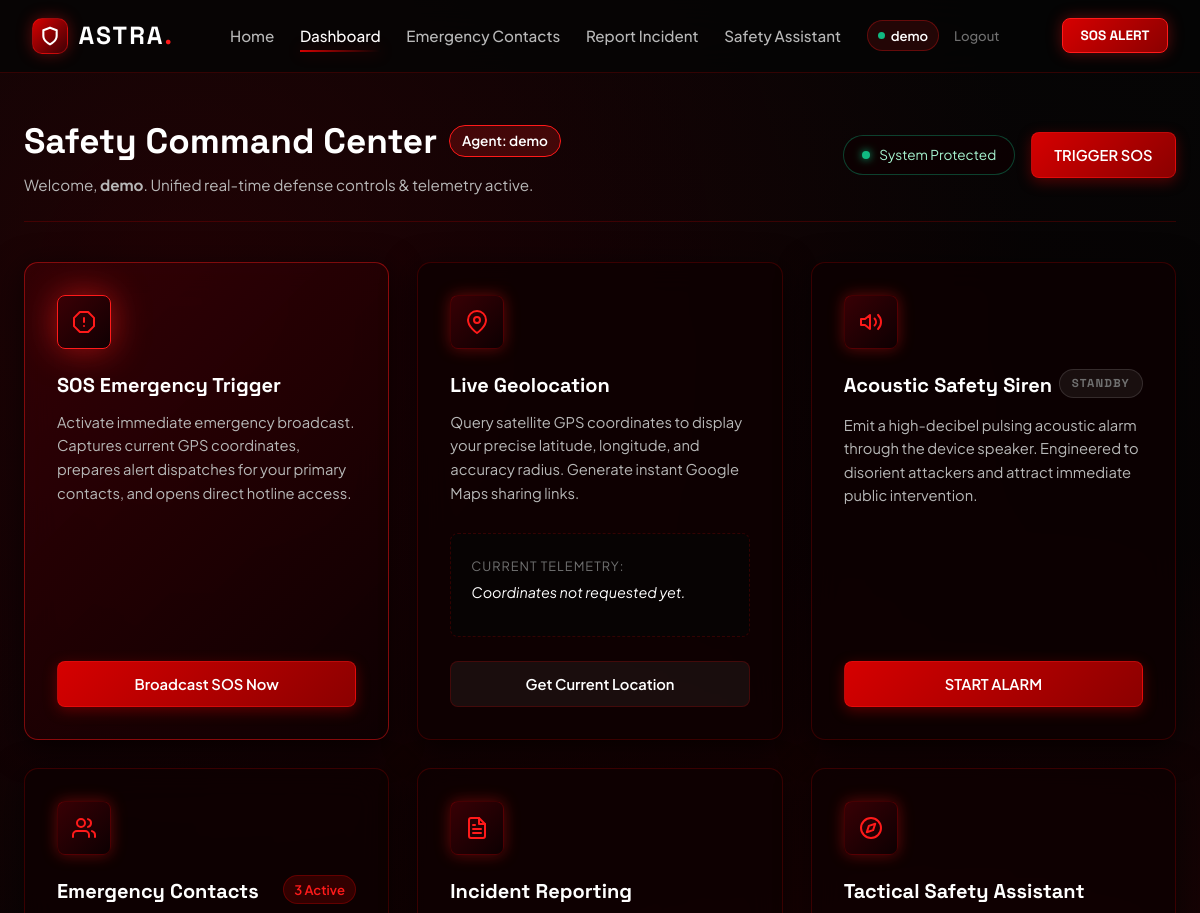
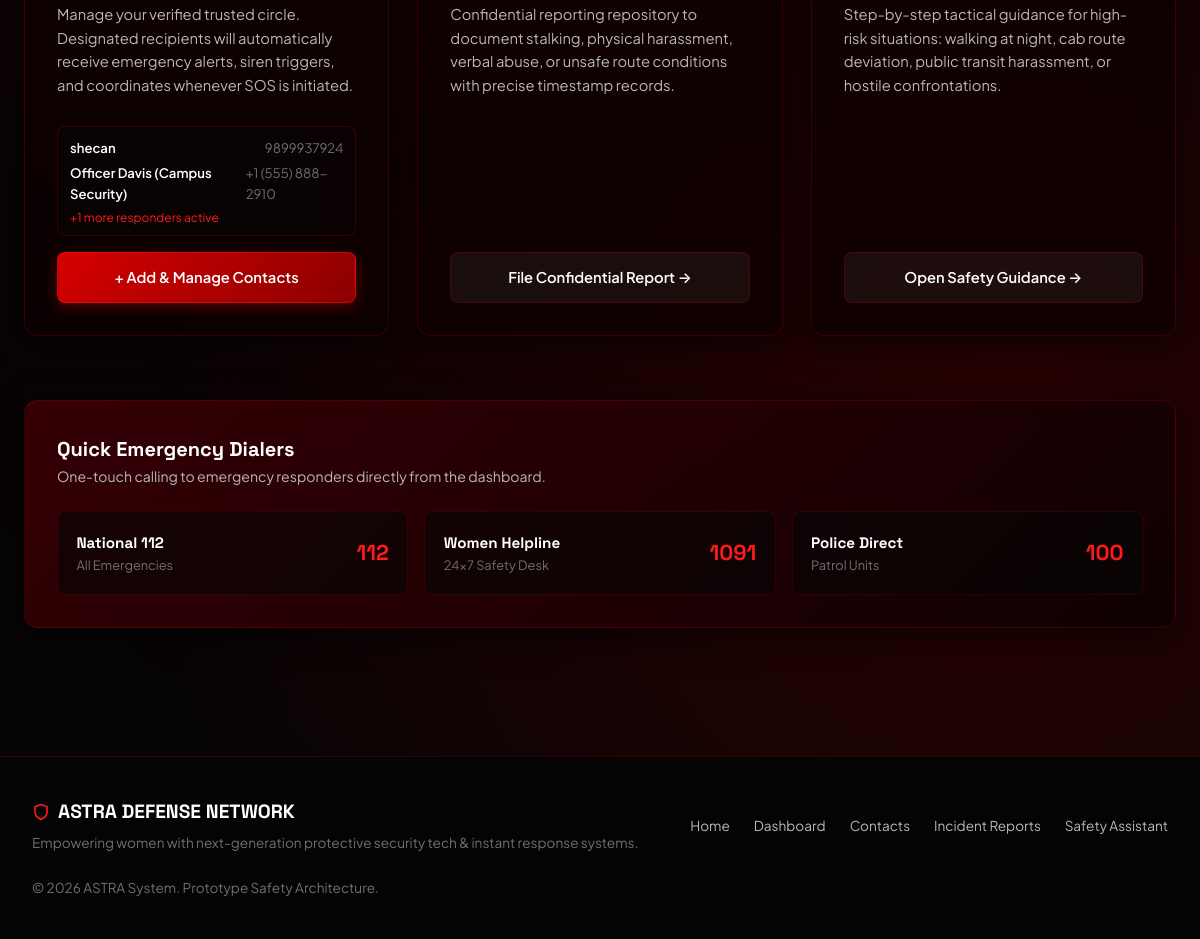
The app's page /dashboard (signed in) with its own data (2 pictures, top to bottom).
### tables this page shows
CREATE TABLE contacts (
            id INTEGER PRIMARY KEY AUTOINCREMENT,
            user_id INTEGER,
            name TEXT NOT NULL,
            phone TEXT NOT NULL,
            relation TEXT,
            created_at TIMESTAMP DEFAULT CURRENT_TIMESTAMP, email TEXT,
            FOREIGN KEY (user_id) REFERENCES users (id)
        );

### app.py (the view)
@app.route('/dashboard')
@login_required
def dashboard():
    user_id = session.get('user_id')
    conn = get_db()
    cursor = conn.cursor()
    cursor.execute("SELECT * FROM contacts WHERE user_id = ? ORDER BY id DESC", (user_id,))
    user_contacts = cursor.fetchall()
    conn.close()
    return render_template('dashboard.html', contacts=user_contacts)

### app.py (called while the page is built)
def login_required(f):
    @wraps(f)
    def decorated_function(*args, **kwargs):
        if not session.get('user_id'):
            flash('Please log in to access your personal safety command center.', 'warning')
            return redirect(url_for('login', next=request.path))
        return f(*args, **kwargs)
    return decorated_function

def get_db():
    conn = sqlite3.connect(DATABASE)
    conn.row_factory = sqlite3.Row
    return conn

### templates/dashboard.html (shortened to what this page needs)
{% extends 'base.html' %}
{% block content %}
    <div class="dashboard-header">
        <div>
            <div style="display: flex; align-items: center; gap: 0.75rem; flex-wrap: wrap; margin-bottom: 0.25rem;">
                <h1 style="font-family: var(--font-heading); font-size: 2.2rem; color: #fff; margin: 0;">
                    Safety Command Center
                </h1>
                {% if session.get('username') %}
                    <span class="badge-relation" style="background: rgba(255, 26, 26, 0.2); border: 1px solid var(--red-glow); color: #fff; padding: 0.25rem 0.75rem; font-size: 0.85rem;">
                        Agent: {{ session.get('username') }}
                    </span>
                {% endif %}
            </div>
            <p style="color: var(--text-secondary); font-size: 0.95rem;">
                Welcome, <strong>{{ session.get('username') or 'Guest' }}</strong>. Unified real-time defense controls & telemetry active.
            </p>
        </div>
        <div style="display: flex; gap: 1rem; align-items: center; flex-wrap: wrap;">
            <span class="status-indicator">
                <span class="status-dot-green"></span> System Protected
            </span>
            <button type="button" class="btn btn-primary" onclick="triggerSOS()">
                TRIGGER SOS
            </button>
        </div>
    </div>
    <div class="cards-grid">
        <div class="glass-card" style="border-color: rgba(255, 26, 26, 0.45); background: linear-gradient(135deg, rgba(61, 0, 5, 0.7) 0%, rgba(13, 0, 2, 0.85) 100%);">
            <div>
                <div class="card-icon-wrap" style="box-shadow: var(--glow-red-lg); border-color: var(--red-glow);"></div>
                <h3 class="card-title" style="color: #fff;">SOS Emergency Trigger</h3>
                <p class="card-desc">
                    Activate immediate emergency broadcast. Captures current GPS coordinates, prepares alert dispatches for your primary contacts, and opens direct hotline access.
                </p>
            </div>
            <button type="button" class="btn btn-primary btn-block" onclick="triggerSOS()">
                Broadcast SOS Now
            </button>
        </div>
        <div class="glass-card">
            <div>
                <div class="card-icon-wrap"><svg width="24" height="24" viewBox="0 0 24 24" fill="none" stroke="currentColor" stroke-width="2" stroke-linecap="round" stroke-linejoin="round"><path d="M21 10c0 7-9 13-9 13s-9-6-9-13a9 9 0 0 1 18 0z"/><circle cx="12" cy="10" r="3"/></svg></div>
                <h3 class="card-title">Live Geolocation</h3>
                <p class="card-desc">
                    Query satellite GPS coordinates to display your precise latitude, longitude, and accuracy radius. Generate instant Google Maps sharing links.
                </p>
                <div class="location-display-panel">
                    <span style="font-size: 0.8rem; text-transform: uppercase; letter-spacing: 1px; color: var(--text-muted);">Current Telemetry:</span>
                    <div id="location" style="margin-top: 4px; color: #fff;">
                        <em>Coordinates not requested yet.</em>
                    </div>
                </div>
            </div>
            <div style="margin-top: 1.5rem;">
                <button type="button" class="btn btn-secondary btn-block" id="getLocationBtn" onclick="getLocation()">
                    Get Current Location
                </button>
            </div>
        </div>
        <div class="glass-card">
            <div>
                <div class="card-icon-wrap"><svg width="24" height="24" viewBox="0 0 24 24" fill="none" stroke="currentColor" stroke-width="2" stroke-linecap="round" stroke-linejoin="round"><polygon points="11 5 6 9 2 9 2 15 6 15 11 19 11 5"/><path d="M19.07 4.93a10 10 0 0 1 0 14.14M15.54 8.46a5 5 0 0 1 0 7.07"/></svg></div>
                <div style="display: flex; justify-content: space-between; align-items: flex-start;">
                    <h3 class="card-title">Acoustic Safety Siren</h3>
                    <span id="alarmStatusPill" class="alarm-status-pill inactive">STANDBY</span>
                </div>
                <p class="card-desc">
                    Emit a high-decibel pulsing acoustic alarm through the device speaker. Engineered to disorient attackers and attract immediate public intervention.
                </p>
            </div>
            <div style="display: flex; gap: 0.75rem; margin-top: 1.5rem;">
                <button type="button" class="btn btn-primary btn-block" id="alarmButton" onclick="window.toggleSafetyAlarm()">
                    START ALARM
                </button>
            </div>
        </div>
        <div class="glass-card">
            <div>
                <div class="card-icon-wrap"><svg width="24" height="24" viewBox="0 0 24 24" fill="none" stroke="currentColor" stroke-width="2" stroke-linecap="round" stroke-linejoin="round"><path d="M17 21v-2a4 4 0 0 0-4-4H5a4 4 0 0 0-4 4v2"/><circle cx="9" cy="7" r="4"/><path d="M23 21v-2a4 4 0 0 0-3-3.87"/><path d="M16 3.13a4 4 0 0 1 0 7.75"/></svg></div>
                <div style="display: flex; justify-content: space-between; align-items: flex-start;">
                    <h3 class="card-title">Emergency Contacts</h3>
                    <span id="contactsCountBadge" class="badge-relation" style="font-size: 0.82rem;">{{ contacts|length if contacts else 0 }} Active</span>
                </div>
                <p class="card-desc">
                    Manage your verified trusted circle. Designated recipients will automatically receive emergency alerts, siren triggers, and coordinates whenever SOS is initiated.
                </p>
                {% if contacts %}
                    <div style="margin-bottom: 1rem; background: rgba(5,5,5,0.4); border-radius: var(--radius-sm); padding: 0.5rem 0.75rem; border: 1px solid var(--card-border); font-size: 0.82rem;">
                        {% for c in contacts[:2] %}
                            <div style="display: flex; justify-content: space-between; padding: 2px 0;">
                                <span style="color: #fff; font-weight: 600;">{{ c.name }}</span>
                                <span style="color: var(--text-muted);">{{ c.phone }}</span>
                            </div>
                        {% endfor %}
                        {% if contacts|length > 2 %}
                            <div style="color: var(--red-glow); font-size: 0.75rem; margin-top: 2px;">+{{ contacts|length - 2 }} more responders active</div>
                        {% endif %}
                    </div>
                {% endif %}
            </div>
            <div style="display: flex; gap: 0.5rem; margin-top: auto;">
                <a href="{{ url_for('contacts') }}" class="btn btn-primary btn-block" style="text-align: center;">
                    + Add & Manage Contacts
                </a>
            </div>
        </div>
        <div class="glass-card">
            <div>
                <div class="card-icon-wrap"></div>
                <h3 class="card-title">Incident Reporting</h3>
                <p class="card-desc">
                    Confidential reporting repository to document stalking, physical harassment, verbal abuse, or unsafe route conditions with precise timestamp records.
                </p>
            </div>
            <a href="{{ url_for('report') }}" class="btn btn-secondary btn-block">
                File Confidential Report →
            </a>
        </div>
        <div class="glass-card">
            <div>
                <div class="card-icon-wrap"><svg width="24" height="24" viewBox="0 0 24 24" fill="none" stroke="currentColor" stroke-width="2" stroke-linecap="round" stroke-linejoin="round"><circle cx="12" cy="12" r="10"/><polygon points="16.24 7.76 14.12 14.12 7.76 16.24 9.88 9.88 16.24 7.76"/></svg></div>
                <h3 class="card-title">Tactical Safety Assistant</h3>
                <p class="card-desc">
                    Step-by-step tactical guidance for high-risk situations: walking at night, cab route deviation, public transit harassment, or hostile confrontations.
                </p>
            </div>
            <a href="{{ url_for('assistant') }}" class="btn btn-secondary btn-block">
                Open Safety Guidance →
            </a>
        </div>
    </div>
    <section class="hotline-banner" style="margin-top: 1rem;">
        <div class="hotline-header">
            <div>
                <h3 style="font-family: var(--font-heading); font-size: 1.25rem; color: #fff;">
                    Quick Emergency Dialers
                </h3>
                <p style="color: var(--text-secondary); font-size: 0.88rem;">
                    One-touch calling to emergency responders directly from the dashboard.
                </p>
            </div>
        </div>
        <div class="hotline-grid">
            <a href="tel:112" class="hotline-item">
                <div class="hotline-info">
                    <h4>National 112</h4>
                    <p>All Emergencies</p>
                </div>
                <div class="hotline-num">112</div>
            </a>
            <a href="tel:1091" class="hotline-item">
                <div class="hotline-info">
                    <h4>Women Helpline</h4>
                    <p>24x7 Safety Desk</p>
                </div>
                <div class="hotline-num">1091</div>
            </a>
            <a href="tel:100" class="hotline-item">
                <div class="hotline-info">
                    <h4>Police Direct</h4>
                    <p>Patrol Units</p>
                </div>
                <div class="hotline-num">100</div>
            </a>
        </div>
    </section>
{% endblock %}

### records on screen
contacts: name "shecan", phone "9899937924"
contacts: name "Officer Davis (Campus Security)", phone "+1 (555) 888-2910"

### other values on screen
{{ session.get('username') }} "demo"
{{ session.get('username') or 'Guest' }} "demo"
{{ contacts|length if contacts else 0 }} "3"
{{ contacts|length - 2 }} "1"
